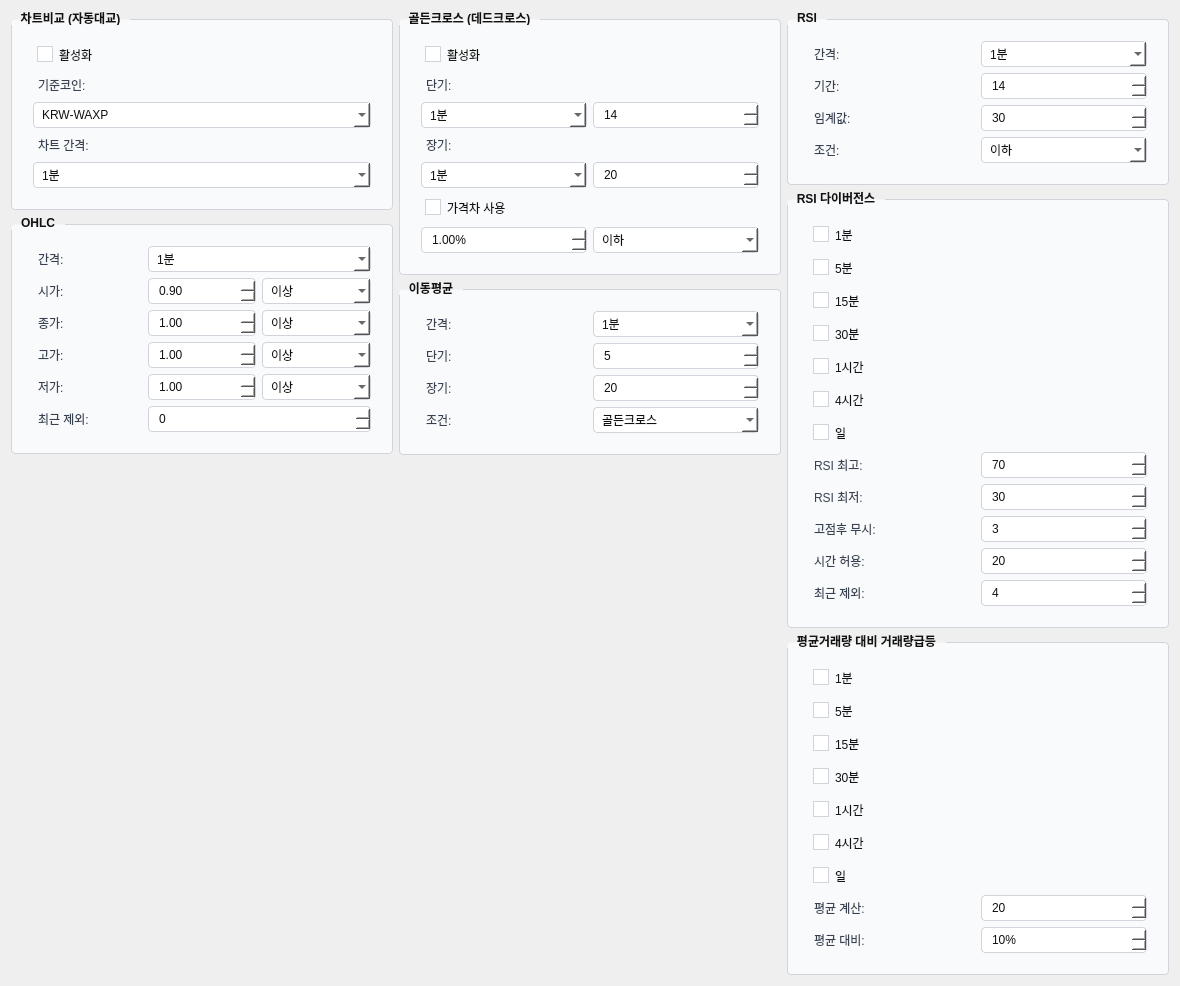
<?xml version="1.0" encoding="UTF-8"?>
<ui version="4.0">
 <class>TabBasicIndicators</class>
 <widget class="QWidget" name="TabBasicIndicators">
  <property name="geometry">
   <rect>
    <x>0</x>
    <y>0</y>
    <width>1180</width>
    <height>720</height>
   </rect>
  </property>
  <property name="styleSheet">
   <string notr="true">QGroupBox {
  border: 1px solid #d1d5db;
  border-radius: 4px;
  margin-top: 8px;
  padding: 12px;
  background: #f9fafb;
  color: #111111;
  font-weight: bold;
}
QGroupBox::title {
  subcontrol-origin: margin;
  subcontrol-position: top left;
  padding: 0 8px;
  color: #111111;
}
QLabel {
  color: #374151;
  padding: 2px;
}
QComboBox {
  border: 1px solid #d1d5db;
  border-radius: 4px;
  padding: 4px 8px;
  background: white;
  color: #111111;
}
QComboBox:hover {
  border-color: #3b82f6;
}
QComboBox QAbstractItemView {
  background: #ffffff;
  color: #111111;
  selection-background-color: #e8eefc;
  selection-color: #111111;
  border: 1px solid #d1d5db;
}
QCheckBox {
  color: #111111;
  padding: 4px;
}
QCheckBox:hover {
  color: #111111;
  background: #f3f4f6;
}
QCheckBox::indicator {
  width: 14px;
  height: 14px;
  border: 1px solid #d1d5db;
  background: white;
}
QCheckBox::indicator:checked {
  background: #3b82f6;
  border-color: #3b82f6;
}
QSpinBox, QDoubleSpinBox {
  border: 1px solid #d1d5db;
  border-radius: 4px;
  padding: 4px 8px;
  background: white;
  color: #111111;
}
QSpinBox:focus, QDoubleSpinBox:focus {
  border-color: #3b82f6;
}</string>
  </property>
  <layout class="QHBoxLayout" name="horizontalLayout">
   <item>
    <layout class="QVBoxLayout" name="leftColumn">
     <item>
      <widget class="QGroupBox" name="chartCompareGroup">
       <property name="title">
        <string>차트비교 (자동대교)</string>
       </property>
       <layout class="QVBoxLayout" name="verticalLayout_1">
        <item>
         <widget class="QCheckBox" name="chartCompareEnable">
          <property name="text">
           <string>활성화</string>
          </property>
         </widget>
        </item>
        <item>
         <widget class="QLabel" name="label_baseCoin">
          <property name="text">
           <string>기준코인:</string>
          </property>
         </widget>
        </item>
        <item>
         <widget class="QComboBox" name="baseCoinCombo">
          <item>
           <property name="text">
            <string>KRW-WAXP</string>
           </property>
          </item>
         </widget>
        </item>
        <item>
         <widget class="QLabel" name="label_chartInterval">
          <property name="text">
           <string>차트 간격:</string>
          </property>
         </widget>
        </item>
        <item>
         <widget class="QComboBox" name="chartIntervalCombo">
          <item>
           <property name="text">
            <string>1분</string>
           </property>
          </item>
          <item>
           <property name="text">
            <string>3분</string>
           </property>
          </item>
          <item>
           <property name="text">
            <string>5분</string>
           </property>
          </item>
          <item>
           <property name="text">
            <string>15분</string>
           </property>
          </item>
          <item>
           <property name="text">
            <string>30분</string>
           </property>
          </item>
          <item>
           <property name="text">
            <string>1시간</string>
           </property>
          </item>
          <item>
           <property name="text">
            <string>4시간</string>
           </property>
          </item>
          <item>
           <property name="text">
            <string>일</string>
           </property>
          </item>
          <item>
           <property name="text">
            <string>주</string>
           </property>
          </item>
          <item>
           <property name="text">
            <string>월</string>
           </property>
          </item>
          <item>
           <property name="text">
            <string>년</string>
           </property>
          </item>
         </widget>
        </item>
       </layout>
      </widget>
     </item>
     <item>
      <widget class="QGroupBox" name="ohlcGroup">
       <property name="title">
        <string>OHLC</string>
       </property>
       <layout class="QGridLayout" name="gridLayout_ohlc">
        <item row="0" column="0">
         <widget class="QLabel" name="label_ohlcInterval">
          <property name="text">
           <string>간격:</string>
          </property>
         </widget>
        </item>
        <item row="0" column="1" colspan="2">
         <widget class="QComboBox" name="ohlcIntervalCombo">
          <item>
           <property name="text">
            <string>1분</string>
           </property>
          </item>
          <item>
           <property name="text">
            <string>5분</string>
           </property>
          </item>
          <item>
           <property name="text">
            <string>15분</string>
           </property>
          </item>
          <item>
           <property name="text">
            <string>1시간</string>
           </property>
          </item>
          <item>
           <property name="text">
            <string>일</string>
           </property>
          </item>
         </widget>
        </item>
        <item row="1" column="0">
         <widget class="QLabel" name="label_open">
          <property name="text">
           <string>시가:</string>
          </property>
         </widget>
        </item>
        <item row="1" column="1">
         <widget class="QDoubleSpinBox" name="openValue">
          <property name="decimals">
           <number>2</number>
          </property>
          <property name="minimum">
           <double>0.01</double>
          </property>
          <property name="maximum">
           <double>999999.99</double>
          </property>
          <property name="value">
           <double>0.90</double>
          </property>
         </widget>
        </item>
        <item row="1" column="2">
         <widget class="QComboBox" name="openCondition">
          <item>
           <property name="text">
            <string>이상</string>
           </property>
          </item>
          <item>
           <property name="text">
            <string>이하</string>
           </property>
          </item>
          <item>
           <property name="text">
            <string>초과</string>
           </property>
          </item>
          <item>
           <property name="text">
            <string>미만</string>
           </property>
          </item>
         </widget>
        </item>
        <item row="2" column="0">
         <widget class="QLabel" name="label_close">
          <property name="text">
           <string>종가:</string>
          </property>
         </widget>
        </item>
        <item row="2" column="1">
         <widget class="QDoubleSpinBox" name="closeValue">
          <property name="decimals">
           <number>2</number>
          </property>
          <property name="minimum">
           <double>0.01</double>
          </property>
          <property name="maximum">
           <double>999999.99</double>
          </property>
          <property name="value">
           <double>1.00</double>
          </property>
         </widget>
        </item>
        <item row="2" column="2">
         <widget class="QComboBox" name="closeCondition">
          <item>
           <property name="text">
            <string>이상</string>
           </property>
          </item>
          <item>
           <property name="text">
            <string>이하</string>
           </property>
          </item>
          <item>
           <property name="text">
            <string>초과</string>
           </property>
          </item>
          <item>
           <property name="text">
            <string>미만</string>
           </property>
          </item>
         </widget>
        </item>
        <item row="3" column="0">
         <widget class="QLabel" name="label_high">
          <property name="text">
           <string>고가:</string>
          </property>
         </widget>
        </item>
        <item row="3" column="1">
         <widget class="QDoubleSpinBox" name="highValue">
          <property name="decimals">
           <number>2</number>
          </property>
          <property name="minimum">
           <double>0.01</double>
          </property>
          <property name="maximum">
           <double>999999.99</double>
          </property>
          <property name="value">
           <double>1.00</double>
          </property>
         </widget>
        </item>
        <item row="3" column="2">
         <widget class="QComboBox" name="highCondition">
          <item>
           <property name="text">
            <string>이상</string>
           </property>
          </item>
          <item>
           <property name="text">
            <string>이하</string>
           </property>
          </item>
          <item>
           <property name="text">
            <string>초과</string>
           </property>
          </item>
          <item>
           <property name="text">
            <string>미만</string>
           </property>
          </item>
         </widget>
        </item>
        <item row="4" column="0">
         <widget class="QLabel" name="label_low">
          <property name="text">
           <string>저가:</string>
          </property>
         </widget>
        </item>
        <item row="4" column="1">
         <widget class="QDoubleSpinBox" name="lowValue">
          <property name="decimals">
           <number>2</number>
          </property>
          <property name="minimum">
           <double>0.01</double>
          </property>
          <property name="maximum">
           <double>999999.99</double>
          </property>
          <property name="value">
           <double>1.00</double>
          </property>
         </widget>
        </item>
        <item row="4" column="2">
         <widget class="QComboBox" name="lowCondition">
          <item>
           <property name="text">
            <string>이상</string>
           </property>
          </item>
          <item>
           <property name="text">
            <string>이하</string>
           </property>
          </item>
          <item>
           <property name="text">
            <string>초과</string>
           </property>
          </item>
          <item>
           <property name="text">
            <string>미만</string>
           </property>
          </item>
         </widget>
        </item>
        <item row="5" column="0">
         <widget class="QLabel" name="label_excludeRecent">
          <property name="text">
           <string>최근 제외:</string>
          </property>
         </widget>
        </item>
        <item row="5" column="1" colspan="2">
         <widget class="QSpinBox" name="excludeRecent">
          <property name="maximum">
           <number>100</number>
          </property>
          <property name="value">
           <number>0</number>
          </property>
         </widget>
        </item>
       </layout>
      </widget>
     </item>
     <item>
      <spacer name="verticalSpacer_left">
       <property name="orientation">
        <enum>Qt::Vertical</enum>
       </property>
       <property name="sizeHint" stdset="0">
        <size>
         <width>20</width>
         <height>40</height>
        </size>
       </property>
      </spacer>
     </item>
    </layout>
   </item>
   <item>
    <layout class="QVBoxLayout" name="centerColumn">
     <item>
      <widget class="QGroupBox" name="goldenCrossGroup">
       <property name="title">
        <string>골든크로스 (데드크로스)</string>
       </property>
       <layout class="QVBoxLayout" name="verticalLayout_2">
        <item>
         <widget class="QCheckBox" name="goldenEnable">
          <property name="text">
           <string>활성화</string>
          </property>
         </widget>
        </item>
        <item>
         <widget class="QLabel" name="label_goldenShort">
          <property name="text">
           <string>단기:</string>
          </property>
         </widget>
        </item>
        <item>
         <layout class="QHBoxLayout" name="horizontalLayout_goldenShort">
          <item>
           <widget class="QComboBox" name="goldenShortInterval">
            <item>
             <property name="text">
              <string>1분</string>
             </property>
            </item>
            <item>
             <property name="text">
              <string>5분</string>
             </property>
            </item>
            <item>
             <property name="text">
              <string>15분</string>
             </property>
            </item>
            <item>
             <property name="text">
              <string>1시간</string>
             </property>
            </item>
            <item>
             <property name="text">
              <string>일</string>
             </property>
            </item>
           </widget>
          </item>
          <item>
           <widget class="QSpinBox" name="goldenShortPeriod">
            <property name="minimum">
             <number>1</number>
            </property>
            <property name="maximum">
             <number>200</number>
            </property>
            <property name="value">
             <number>14</number>
            </property>
           </widget>
          </item>
         </layout>
        </item>
        <item>
         <widget class="QLabel" name="label_goldenLong">
          <property name="text">
           <string>장기:</string>
          </property>
         </widget>
        </item>
        <item>
         <layout class="QHBoxLayout" name="horizontalLayout_goldenLong">
          <item>
           <widget class="QComboBox" name="goldenLongInterval">
            <item>
             <property name="text">
              <string>1분</string>
             </property>
            </item>
            <item>
             <property name="text">
              <string>5분</string>
             </property>
            </item>
            <item>
             <property name="text">
              <string>15분</string>
             </property>
            </item>
            <item>
             <property name="text">
              <string>1시간</string>
             </property>
            </item>
            <item>
             <property name="text">
              <string>일</string>
             </property>
            </item>
           </widget>
          </item>
          <item>
           <widget class="QSpinBox" name="goldenLongPeriod">
            <property name="minimum">
             <number>1</number>
            </property>
            <property name="maximum">
             <number>200</number>
            </property>
            <property name="value">
             <number>20</number>
            </property>
           </widget>
          </item>
         </layout>
        </item>
        <item>
         <widget class="QCheckBox" name="usePriceDiff">
          <property name="text">
           <string>가격차 사용</string>
          </property>
         </widget>
        </item>
        <item>
         <layout class="QHBoxLayout" name="horizontalLayout_priceDiff">
          <item>
           <widget class="QDoubleSpinBox" name="priceDiffValue">
            <property name="suffix">
             <string>%</string>
            </property>
            <property name="decimals">
             <number>2</number>
            </property>
            <property name="minimum">
             <double>0.01</double>
            </property>
            <property name="maximum">
             <double>100.00</double>
            </property>
            <property name="value">
             <double>1.00</double>
            </property>
           </widget>
          </item>
          <item>
           <widget class="QComboBox" name="priceDiffCondition">
            <item>
             <property name="text">
              <string>이하</string>
             </property>
            </item>
            <item>
             <property name="text">
              <string>이상</string>
             </property>
            </item>
           </widget>
          </item>
         </layout>
        </item>
       </layout>
      </widget>
     </item>
     <item>
      <widget class="QGroupBox" name="movingAverageGroup">
       <property name="title">
        <string>이동평균</string>
       </property>
       <layout class="QGridLayout" name="gridLayout_ma">
        <item row="0" column="0">
         <widget class="QLabel" name="label_maInterval">
          <property name="text">
           <string>간격:</string>
          </property>
         </widget>
        </item>
        <item row="0" column="1">
         <widget class="QComboBox" name="maInterval">
          <item>
           <property name="text">
            <string>1분</string>
           </property>
          </item>
          <item>
           <property name="text">
            <string>5분</string>
           </property>
          </item>
          <item>
           <property name="text">
            <string>15분</string>
           </property>
          </item>
          <item>
           <property name="text">
            <string>1시간</string>
           </property>
          </item>
          <item>
           <property name="text">
            <string>일</string>
           </property>
          </item>
         </widget>
        </item>
        <item row="1" column="0">
         <widget class="QLabel" name="label_maShort">
          <property name="text">
           <string>단기:</string>
          </property>
         </widget>
        </item>
        <item row="1" column="1">
         <widget class="QSpinBox" name="maShortPeriod">
          <property name="minimum">
           <number>1</number>
          </property>
          <property name="maximum">
           <number>200</number>
          </property>
          <property name="value">
           <number>5</number>
          </property>
         </widget>
        </item>
        <item row="2" column="0">
         <widget class="QLabel" name="label_maLong">
          <property name="text">
           <string>장기:</string>
          </property>
         </widget>
        </item>
        <item row="2" column="1">
         <widget class="QSpinBox" name="maLongPeriod">
          <property name="minimum">
           <number>1</number>
          </property>
          <property name="maximum">
           <number>200</number>
          </property>
          <property name="value">
           <number>20</number>
          </property>
         </widget>
        </item>
        <item row="3" column="0">
         <widget class="QLabel" name="label_maCondition">
          <property name="text">
           <string>조건:</string>
          </property>
         </widget>
        </item>
        <item row="3" column="1">
         <widget class="QComboBox" name="maCondition">
          <item>
           <property name="text">
            <string>골든크로스</string>
           </property>
          </item>
          <item>
           <property name="text">
            <string>데드크로스</string>
           </property>
          </item>
          <item>
           <property name="text">
            <string>단기&gt;장기</string>
           </property>
          </item>
          <item>
           <property name="text">
            <string>단기&lt;장기</string>
           </property>
          </item>
         </widget>
        </item>
       </layout>
      </widget>
     </item>
     <item>
      <spacer name="verticalSpacer_center">
       <property name="orientation">
        <enum>Qt::Vertical</enum>
       </property>
       <property name="sizeHint" stdset="0">
        <size>
         <width>20</width>
         <height>40</height>
        </size>
       </property>
      </spacer>
     </item>
    </layout>
   </item>
   <item>
    <layout class="QVBoxLayout" name="rightColumn">
     <item>
      <widget class="QGroupBox" name="rsiGroup">
       <property name="title">
        <string>RSI</string>
       </property>
       <layout class="QGridLayout" name="gridLayout_rsi">
        <item row="0" column="0">
         <widget class="QLabel" name="label_rsiInterval">
          <property name="text">
           <string>간격:</string>
          </property>
         </widget>
        </item>
        <item row="0" column="1">
         <widget class="QComboBox" name="rsiInterval">
          <item>
           <property name="text">
            <string>1분</string>
           </property>
          </item>
          <item>
           <property name="text">
            <string>5분</string>
           </property>
          </item>
          <item>
           <property name="text">
            <string>15분</string>
           </property>
          </item>
          <item>
           <property name="text">
            <string>1시간</string>
           </property>
          </item>
          <item>
           <property name="text">
            <string>일</string>
           </property>
          </item>
         </widget>
        </item>
        <item row="1" column="0">
         <widget class="QLabel" name="label_rsiPeriod">
          <property name="text">
           <string>기간:</string>
          </property>
         </widget>
        </item>
        <item row="1" column="1">
         <widget class="QSpinBox" name="rsiPeriod">
          <property name="minimum">
           <number>1</number>
          </property>
          <property name="maximum">
           <number>100</number>
          </property>
          <property name="value">
           <number>14</number>
          </property>
         </widget>
        </item>
        <item row="2" column="0">
         <widget class="QLabel" name="label_rsiThreshold">
          <property name="text">
           <string>임계값:</string>
          </property>
         </widget>
        </item>
        <item row="2" column="1">
         <widget class="QSpinBox" name="rsiThreshold">
          <property name="maximum">
           <number>100</number>
          </property>
          <property name="value">
           <number>30</number>
          </property>
         </widget>
        </item>
        <item row="3" column="0">
         <widget class="QLabel" name="label_rsiCondition">
          <property name="text">
           <string>조건:</string>
          </property>
         </widget>
        </item>
        <item row="3" column="1">
         <widget class="QComboBox" name="rsiCondition">
          <item>
           <property name="text">
            <string>이하</string>
           </property>
          </item>
          <item>
           <property name="text">
            <string>이상</string>
           </property>
          </item>
         </widget>
        </item>
       </layout>
      </widget>
     </item>
     <item>
      <widget class="QGroupBox" name="rsiDivergenceGroup">
       <property name="title">
        <string>RSI 다이버전스</string>
       </property>
       <layout class="QVBoxLayout" name="verticalLayout_3">
        <item>
         <widget class="QCheckBox" name="rsiDiv1m">
          <property name="text">
           <string>1분</string>
          </property>
         </widget>
        </item>
        <item>
         <widget class="QCheckBox" name="rsiDiv5m">
          <property name="text">
           <string>5분</string>
          </property>
         </widget>
        </item>
        <item>
         <widget class="QCheckBox" name="rsiDiv15m">
          <property name="text">
           <string>15분</string>
          </property>
         </widget>
        </item>
        <item>
         <widget class="QCheckBox" name="rsiDiv30m">
          <property name="text">
           <string>30분</string>
          </property>
         </widget>
        </item>
        <item>
         <widget class="QCheckBox" name="rsiDiv1h">
          <property name="text">
           <string>1시간</string>
          </property>
         </widget>
        </item>
        <item>
         <widget class="QCheckBox" name="rsiDiv4h">
          <property name="text">
           <string>4시간</string>
          </property>
         </widget>
        </item>
        <item>
         <widget class="QCheckBox" name="rsiDiv1d">
          <property name="text">
           <string>일</string>
          </property>
         </widget>
        </item>
        <item>
         <layout class="QGridLayout" name="gridLayout_rsiDiv">
          <item row="0" column="0">
           <widget class="QLabel" name="label_rsiDivMax">
            <property name="text">
             <string>RSI 최고:</string>
            </property>
           </widget>
          </item>
          <item row="0" column="1">
           <widget class="QSpinBox" name="rsiDivMax">
            <property name="maximum">
             <number>100</number>
            </property>
            <property name="value">
             <number>70</number>
            </property>
           </widget>
          </item>
          <item row="1" column="0">
           <widget class="QLabel" name="label_rsiDivMin">
            <property name="text">
             <string>RSI 최저:</string>
            </property>
           </widget>
          </item>
          <item row="1" column="1">
           <widget class="QSpinBox" name="rsiDivMin">
            <property name="maximum">
             <number>100</number>
            </property>
            <property name="value">
             <number>30</number>
            </property>
           </widget>
          </item>
          <item row="2" column="0">
           <widget class="QLabel" name="label_rsiDivIgnore">
            <property name="text">
             <string>고점후 무시:</string>
            </property>
           </widget>
          </item>
          <item row="2" column="1">
           <widget class="QSpinBox" name="rsiDivIgnore">
            <property name="maximum">
             <number>100</number>
            </property>
            <property name="value">
             <number>3</number>
            </property>
           </widget>
          </item>
          <item row="3" column="0">
           <widget class="QLabel" name="label_rsiDivTimeAllow">
            <property name="text">
             <string>시간 허용:</string>
            </property>
           </widget>
          </item>
          <item row="3" column="1">
           <widget class="QSpinBox" name="rsiDivTimeAllow">
            <property name="maximum">
             <number>100</number>
            </property>
            <property name="value">
             <number>20</number>
            </property>
           </widget>
          </item>
          <item row="4" column="0">
           <widget class="QLabel" name="label_rsiDivRecentExclude">
            <property name="text">
             <string>최근 제외:</string>
            </property>
           </widget>
          </item>
          <item row="4" column="1">
           <widget class="QSpinBox" name="rsiDivRecentExclude">
            <property name="maximum">
             <number>100</number>
            </property>
            <property name="value">
             <number>4</number>
            </property>
           </widget>
          </item>
         </layout>
        </item>
       </layout>
      </widget>
     </item>
     <item>
      <widget class="QGroupBox" name="volumeSurgeGroup">
       <property name="title">
        <string>평균거래량 대비 거래량급등</string>
       </property>
       <layout class="QVBoxLayout" name="verticalLayout_4">
        <item>
         <widget class="QCheckBox" name="vol1m">
          <property name="text">
           <string>1분</string>
          </property>
         </widget>
        </item>
        <item>
         <widget class="QCheckBox" name="vol5m">
          <property name="text">
           <string>5분</string>
          </property>
         </widget>
        </item>
        <item>
         <widget class="QCheckBox" name="vol15m">
          <property name="text">
           <string>15분</string>
          </property>
         </widget>
        </item>
        <item>
         <widget class="QCheckBox" name="vol30m">
          <property name="text">
           <string>30분</string>
          </property>
         </widget>
        </item>
        <item>
         <widget class="QCheckBox" name="vol1h">
          <property name="text">
           <string>1시간</string>
          </property>
         </widget>
        </item>
        <item>
         <widget class="QCheckBox" name="vol4h">
          <property name="text">
           <string>4시간</string>
          </property>
         </widget>
        </item>
        <item>
         <widget class="QCheckBox" name="vol1d">
          <property name="text">
           <string>일</string>
          </property>
         </widget>
        </item>
        <item>
         <layout class="QGridLayout" name="gridLayout_vol">
          <item row="0" column="0">
           <widget class="QLabel" name="label_volAvgCount">
            <property name="text">
             <string>평균 계산:</string>
            </property>
           </widget>
          </item>
          <item row="0" column="1">
           <widget class="QSpinBox" name="volAvgCount">
            <property name="minimum">
             <number>1</number>
            </property>
            <property name="maximum">
             <number>200</number>
            </property>
            <property name="value">
             <number>20</number>
            </property>
           </widget>
          </item>
          <item row="1" column="0">
           <widget class="QLabel" name="label_volAvgRatio">
            <property name="text">
             <string>평균 대비:</string>
            </property>
           </widget>
          </item>
          <item row="1" column="1">
           <widget class="QSpinBox" name="volAvgRatio">
            <property name="suffix">
             <string>%</string>
            </property>
            <property name="minimum">
             <number>1</number>
            </property>
            <property name="maximum">
             <number>1000</number>
            </property>
            <property name="value">
             <number>10</number>
            </property>
           </widget>
          </item>
         </layout>
        </item>
       </layout>
      </widget>
     </item>
     <item>
      <spacer name="verticalSpacer_right">
       <property name="orientation">
        <enum>Qt::Vertical</enum>
       </property>
       <property name="sizeHint" stdset="0">
        <size>
         <width>20</width>
         <height>40</height>
        </size>
       </property>
      </spacer>
     </item>
    </layout>
   </item>
  </layout>
 </widget>
 <resources/>
 <connections/>
</ui>
